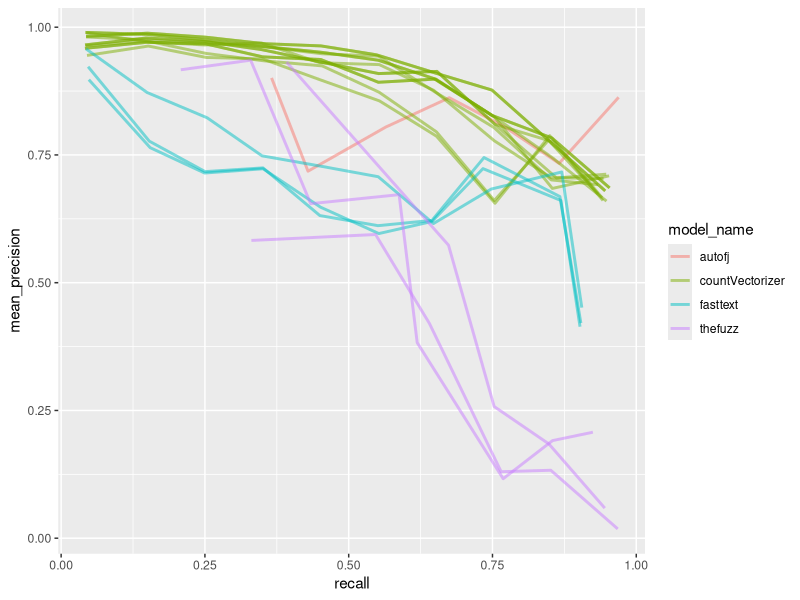
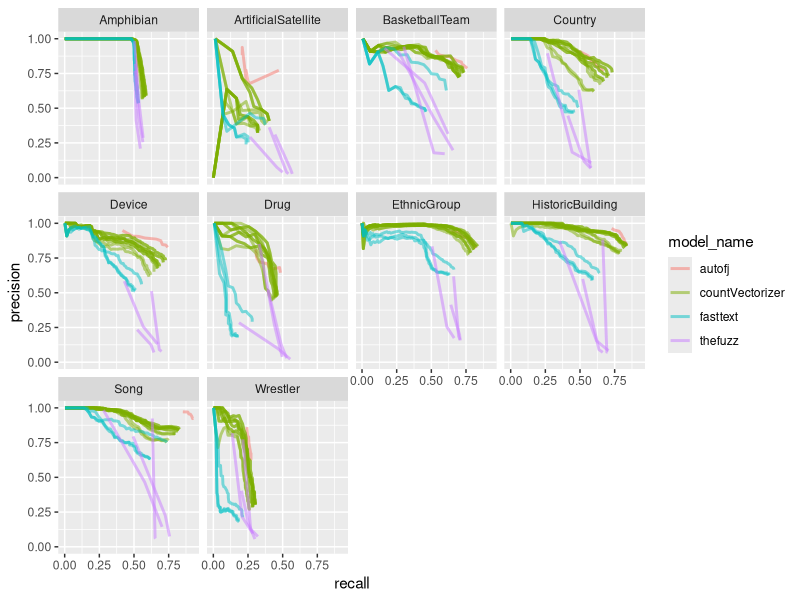
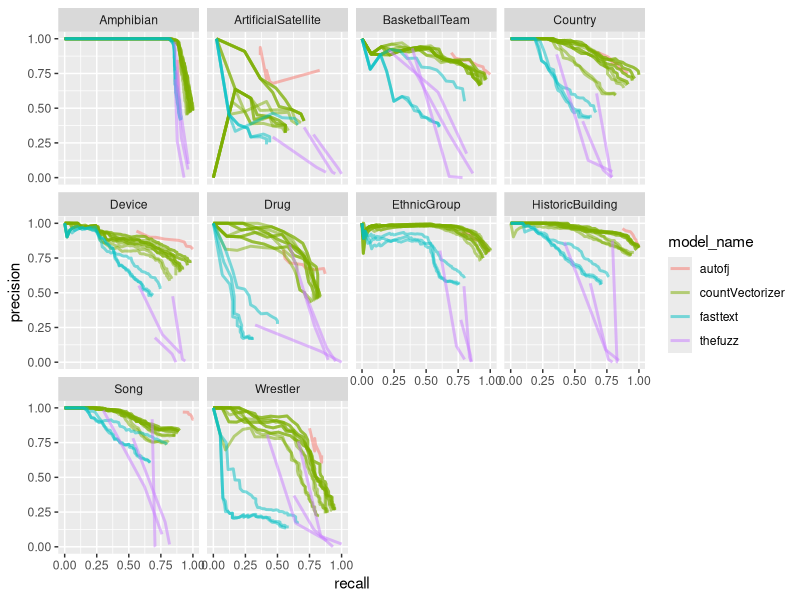
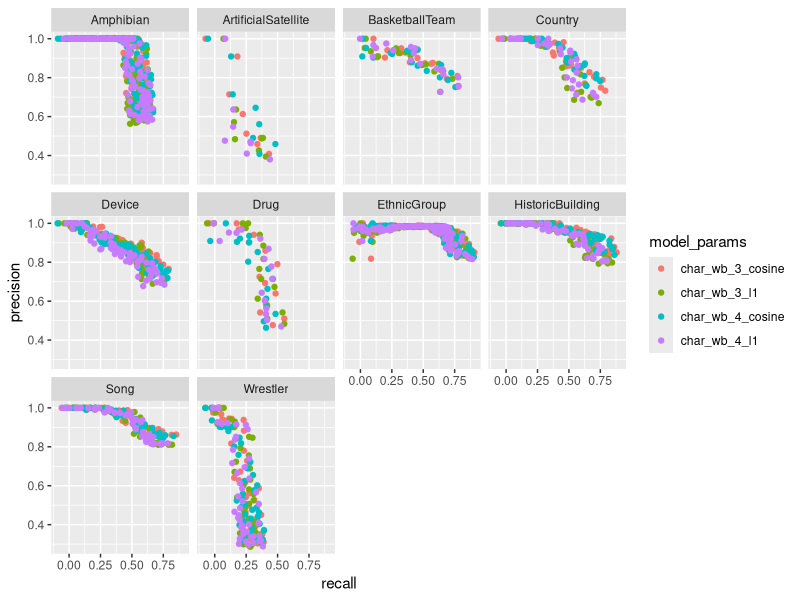
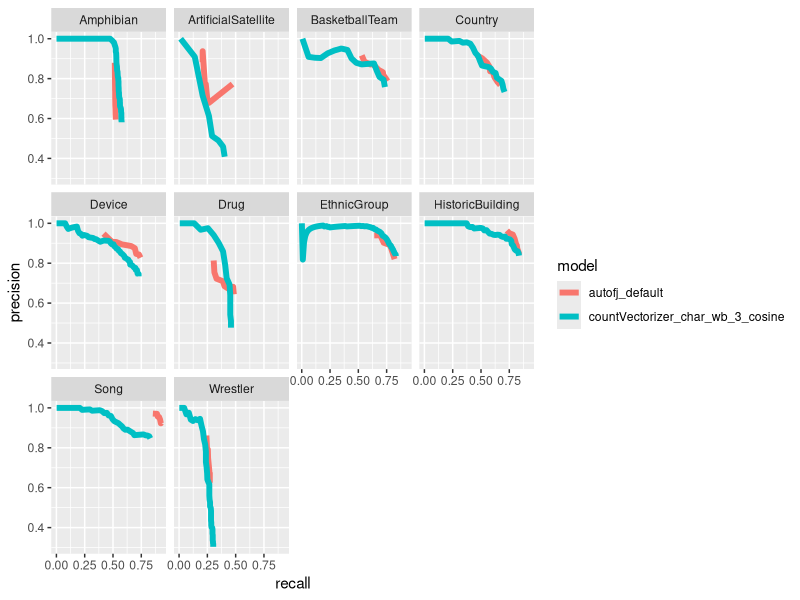
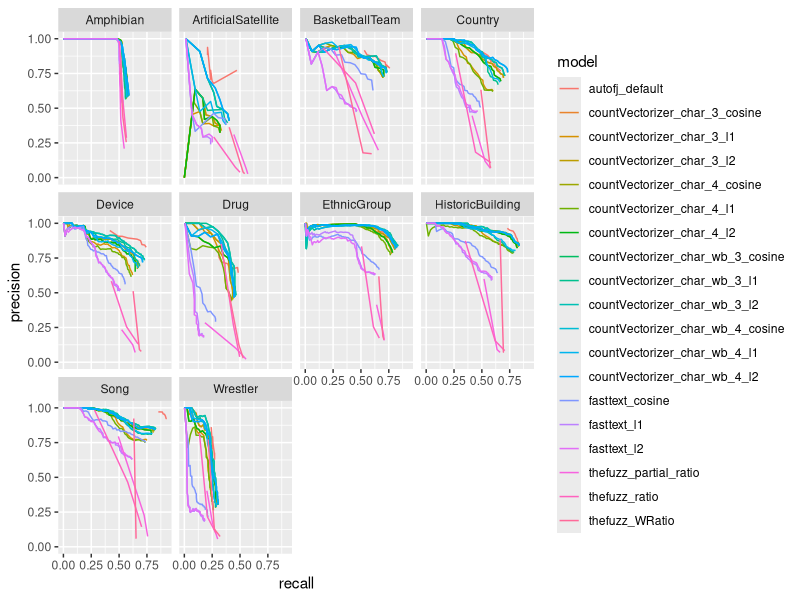
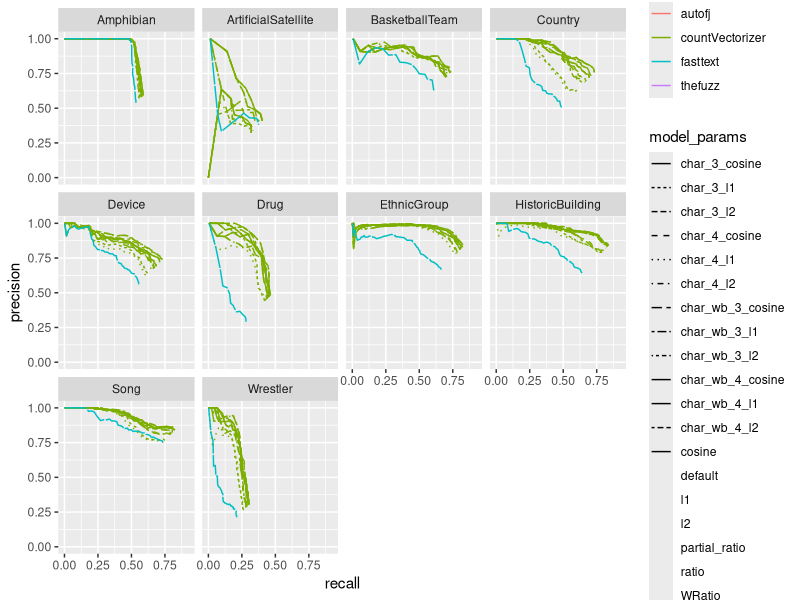
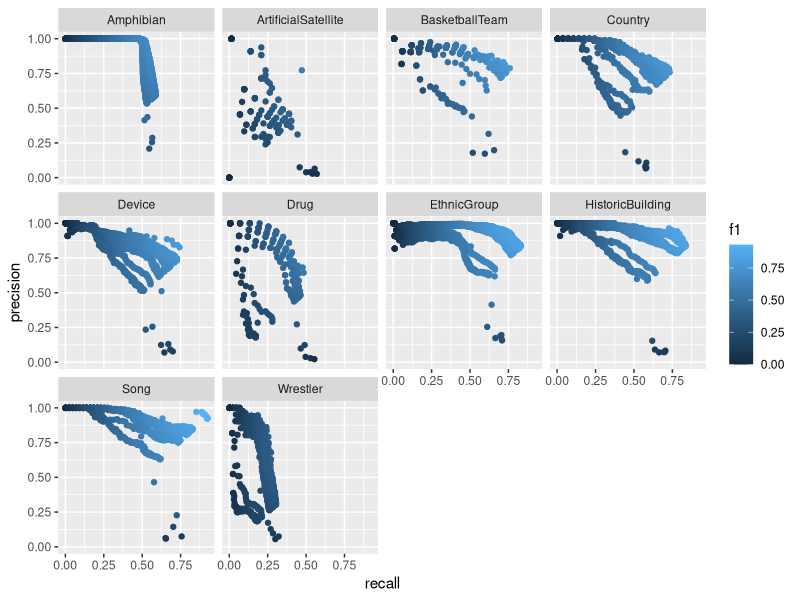

Reproduce these figures in R, in order.
library(tidyverse)

df <- read_csv("full_benchmark.csv") %>% 
  filter(!startsWith(model, "countVectorizer"),
         !startsWith(model, "fasttext")) %>%  
  bind_rows(read_csv("full_benchmark_2.csv")) %>% # %>% 
             # mutate(model = if_else(startsWith(model, "countVectorizer"), paste0("tfidf.", model), paste0("lower.", model)))) %>% 
  separate(model, into=c("model_name", "model_params"), sep="_", extra="merge", remove=F) %>% 
  mutate(model_params = replace_na(model_params, "")) 


df_normalized <- df %>% 
  group_by(dataset) %>% 
  mutate(precision = (precision - min(precision)) / (max(precision) - min(precision))) %>% 
  mutate(recall = (recall - min(recall)) / (max(recall) - min(recall))) %>% 
  ungroup()

df_normalized %>% 
  group_by(dataset) %>% 
  mutate(recall_discret = cut_interval(recall, 10)) %>% 
  group_by(model, recall_discret) %>% 
  summarise(mean_precision = mean(precision), recall=mean(recall), 
            model_name=model_name) %>% 
  ggplot() +
  geom_line(aes(x=recall, y=mean_precision, color=model_name, group=model),
            size=1, alpha=0.5)

df %>% 
  ggplot() +
  geom_line(aes(x=recall, y=precision, color=model_name, group=model),
            size=1, alpha=0.5) +
  facet_wrap(~dataset)

df_normalized %>% 
  ggplot() +
  geom_line(aes(x=recall, y=precision, color=model_name, group=model),
            size=1, alpha=0.5) +
  facet_wrap(~dataset)

df %>% 
  filter(model_name == "countVectorizer") %>% 
  filter(str_detect(model_params, "char_wb")) %>% 
  filter(!str_detect(model_params, "l2")) %>% 
  ggplot() +
  geom_jitter(aes(x=recall, y=precision, color=model_params), width=0.1) +
  facet_wrap(~dataset)


df %>% 
  filter((model_name == "countVectorizer" & str_detect(model_params, "char_wb") & str_detect(model_params, "cosine") & str_detect(model_params, "3")) | (model_name == "autofj")) %>% 
  ggplot() +
  geom_line(aes(x=recall, y=precision, color=model), size=2) +
  facet_wrap(~dataset)


df %>% 
  ggplot() +
  geom_line(aes(x=recall, y=precision, color=model)) +
  facet_wrap(~dataset)



df %>% 
  ggplot() +
  geom_line(aes(x=recall, y=precision, color=model_name, linetype=model_params)) +
  facet_wrap(~dataset)


df %>% 
  ggplot() +
  geom_point(aes(x=recall, y=precision, color=f1)) +
  facet_wrap(~dataset)


df %>%
  ggplot() +
  geom_jitter(aes(y = dataset, x = f1, color=model_name), width = 0, alpha=0.3)
